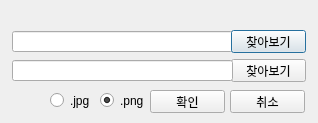
<?xml version="1.0" encoding="UTF-8"?>
<ui version="4.0">
 <class>Dialog</class>
 <widget class="QDialog" name="Dialog">
  <property name="geometry">
   <rect>
    <x>0</x>
    <y>0</y>
    <width>318</width>
    <height>123</height>
   </rect>
  </property>
  <property name="windowTitle">
   <string>폴더 선택</string>
  </property>
  <widget class="QLineEdit" name="lineEdit">
   <property name="geometry">
    <rect>
     <x>12</x>
     <y>31</y>
     <width>221</width>
     <height>21</height>
    </rect>
   </property>
  </widget>
  <widget class="QPushButton" name="pushButton">
   <property name="geometry">
    <rect>
     <x>231</x>
     <y>30</y>
     <width>75</width>
     <height>23</height>
    </rect>
   </property>
   <property name="text">
    <string>찾아보기</string>
   </property>
  </widget>
  <widget class="QPushButton" name="pushButton_2">
   <property name="geometry">
    <rect>
     <x>231</x>
     <y>59</y>
     <width>75</width>
     <height>23</height>
    </rect>
   </property>
   <property name="text">
    <string>찾아보기</string>
   </property>
  </widget>
  <widget class="QPushButton" name="pushButton_3">
   <property name="geometry">
    <rect>
     <x>150</x>
     <y>90</y>
     <width>75</width>
     <height>23</height>
    </rect>
   </property>
   <property name="text">
    <string>확인</string>
   </property>
  </widget>
  <widget class="QLineEdit" name="lineEdit_2">
   <property name="geometry">
    <rect>
     <x>12</x>
     <y>60</y>
     <width>221</width>
     <height>21</height>
    </rect>
   </property>
  </widget>
  <widget class="QRadioButton" name="radioButton">
   <property name="geometry">
    <rect>
     <x>100</x>
     <y>90</y>
     <width>51</width>
     <height>21</height>
    </rect>
   </property>
   <property name="text">
    <string>.png</string>
   </property>
   <property name="checked">
    <bool>true</bool>
   </property>
  </widget>
  <widget class="QRadioButton" name="radioButton_2">
   <property name="geometry">
    <rect>
     <x>50</x>
     <y>90</y>
     <width>41</width>
     <height>21</height>
    </rect>
   </property>
   <property name="text">
    <string>.jpg</string>
   </property>
  </widget>
  <widget class="QPushButton" name="pushButton_4">
   <property name="geometry">
    <rect>
     <x>230</x>
     <y>90</y>
     <width>75</width>
     <height>23</height>
    </rect>
   </property>
   <property name="text">
    <string>취소</string>
   </property>
  </widget>
 </widget>
 <resources/>
 <connections/>
</ui>
